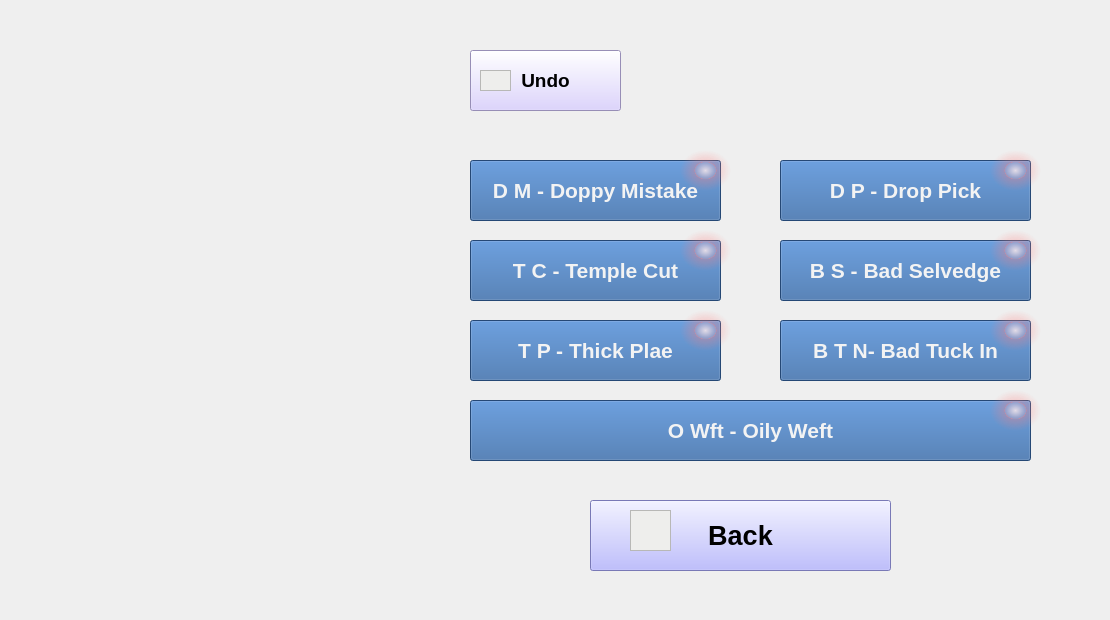
  <widget class="QWidget" name="MachineFault_3">
   <widget class="QLabel" name="Ma3Label">
    <property name="geometry">
     <rect>
      <x>0</x>
      <y>0</y>
      <width>1101</width>
      <height>611</height>
     </rect>
    </property>
    <property name="styleSheet">
     <string notr="true">border-image: url(:/newPrefix/Capture 9.JPG);</string>
    </property>
    <property name="text">
     <string>&lt;html&gt;&lt;head/&gt;&lt;body&gt;&lt;p&gt;&lt;br/&gt;&lt;/p&gt;&lt;p&gt;&lt;br/&gt;&lt;/p&gt;&lt;/body&gt;&lt;/html&gt;</string>
    </property>
   </widget>
   <widget class="QPushButton" name="DPButton">
    <property name="geometry">
     <rect>
      <x>780</x>
      <y>160</y>
      <width>251</width>
      <height>61</height>
     </rect>
    </property>
    <property name="minimumSize">
     <size>
      <width>0</width>
      <height>0</height>
     </size>
    </property>
    <property name="sizeIncrement">
     <size>
      <width>0</width>
      <height>0</height>
     </size>
    </property>
    <property name="baseSize">
     <size>
      <width>0</width>
      <height>0</height>
     </size>
    </property>
    <property name="font">
     <font>
      <family>Arial</family>
      <pointsize>16</pointsize>
      <weight>75</weight>
      <bold>true</bold>
     </font>
    </property>
    <property name="styleSheet">
     <string notr="true">background-color: rgb(52, 101, 164);
color: rgb(243, 243, 243);</string>
    </property>
    <property name="text">
     <string>D P - Drop Pick</string>
    </property>
    <property name="iconSize">
     <size>
      <width>30</width>
      <height>30</height>
     </size>
    </property>
   </widget>
   <widget class="QPushButton" name="DMButton">
    <property name="geometry">
     <rect>
      <x>470</x>
      <y>160</y>
      <width>251</width>
      <height>61</height>
     </rect>
    </property>
    <property name="minimumSize">
     <size>
      <width>0</width>
      <height>0</height>
     </size>
    </property>
    <property name="sizeIncrement">
     <size>
      <width>0</width>
      <height>0</height>
     </size>
    </property>
    <property name="baseSize">
     <size>
      <width>0</width>
      <height>0</height>
     </size>
    </property>
    <property name="font">
     <font>
      <family>Arial</family>
      <pointsize>16</pointsize>
      <weight>75</weight>
      <bold>true</bold>
     </font>
    </property>
    <property name="styleSheet">
     <string notr="true">background-color: rgb(52, 101, 164);
color: rgb(243, 243, 243);</string>
    </property>
    <property name="text">
     <string>D M - Doppy Mistake</string>
    </property>
    <property name="iconSize">
     <size>
      <width>30</width>
      <height>30</height>
     </size>
    </property>
   </widget>
   <widget class="QLabel" name="BTNButton_value">
    <property name="geometry">
     <rect>
      <x>990</x>
      <y>310</y>
      <width>51</width>
      <height>41</height>
     </rect>
    </property>
    <property name="font">
     <font>
      <family>Arial</family>
      <pointsize>16</pointsize>
      <weight>75</weight>
      <bold>true</bold>
     </font>
    </property>
    <property name="styleSheet">
     <string notr="true">background-color: qradialgradient(spread:pad, cx:0.5, cy:0.5, radius:0.5, fx:0.5, fy:0.5, stop:0 rgba(255, 235, 235, 206), stop:0.35 rgba(255, 188, 188, 80), stop:0.4 rgba(255, 162, 162, 80), stop:0.425 rgba(255, 132, 132, 156), stop:0.44 rgba(252, 128, 128, 80), stop:1 rgba(255, 255, 255, 0));</string>
    </property>
    <property name="text">
     <string>&lt;html&gt;&lt;head/&gt;&lt;body&gt;&lt;p align=&quot;center&quot;&gt;&lt;br/&gt;&lt;/p&gt;&lt;/body&gt;&lt;/html&gt;</string>
    </property>
   </widget>
   <widget class="QLabel" name="BSButton_value">
    <property name="geometry">
     <rect>
      <x>990</x>
      <y>230</y>
      <width>51</width>
      <height>41</height>
     </rect>
    </property>
    <property name="font">
     <font>
      <family>Arial</family>
      <pointsize>16</pointsize>
      <weight>75</weight>
      <bold>true</bold>
     </font>
    </property>
    <property name="styleSheet">
     <string notr="true">background-color: qradialgradient(spread:pad, cx:0.5, cy:0.5, radius:0.5, fx:0.5, fy:0.5, stop:0 rgba(255, 235, 235, 206), stop:0.35 rgba(255, 188, 188, 80), stop:0.4 rgba(255, 162, 162, 80), stop:0.425 rgba(255, 132, 132, 156), stop:0.44 rgba(252, 128, 128, 80), stop:1 rgba(255, 255, 255, 0));</string>
    </property>
    <property name="text">
     <string>&lt;html&gt;&lt;head/&gt;&lt;body&gt;&lt;p align=&quot;center&quot;&gt;&lt;br/&gt;&lt;/p&gt;&lt;/body&gt;&lt;/html&gt;</string>
    </property>
   </widget>
   <widget class="QLabel" name="TPButton_value">
    <property name="geometry">
     <rect>
      <x>680</x>
      <y>310</y>
      <width>51</width>
      <height>41</height>
     </rect>
    </property>
    <property name="font">
     <font>
      <family>Arial</family>
      <pointsize>16</pointsize>
      <weight>75</weight>
      <bold>true</bold>
     </font>
    </property>
    <property name="styleSheet">
     <string notr="true">background-color: qradialgradient(spread:pad, cx:0.5, cy:0.5, radius:0.5, fx:0.5, fy:0.5, stop:0 rgba(255, 235, 235, 206), stop:0.35 rgba(255, 188, 188, 80), stop:0.4 rgba(255, 162, 162, 80), stop:0.425 rgba(255, 132, 132, 156), stop:0.44 rgba(252, 128, 128, 80), stop:1 rgba(255, 255, 255, 0));</string>
    </property>
    <property name="text">
     <string>&lt;html&gt;&lt;head/&gt;&lt;body&gt;&lt;p align=&quot;center&quot;&gt;&lt;br/&gt;&lt;/p&gt;&lt;/body&gt;&lt;/html&gt;</string>
    </property>
   </widget>
   <widget class="QLabel" name="DMButton_value">
    <property name="geometry">
     <rect>
      <x>680</x>
      <y>150</y>
      <width>51</width>
      <height>41</height>
     </rect>
    </property>
    <property name="font">
     <font>
      <family>Arial</family>
      <pointsize>16</pointsize>
      <weight>75</weight>
      <bold>true</bold>
     </font>
    </property>
    <property name="styleSheet">
     <string notr="true">background-color: qradialgradient(spread:pad, cx:0.5, cy:0.5, radius:0.5, fx:0.5, fy:0.5, stop:0 rgba(255, 235, 235, 206), stop:0.35 rgba(255, 188, 188, 80), stop:0.4 rgba(255, 162, 162, 80), stop:0.425 rgba(255, 132, 132, 156), stop:0.44 rgba(252, 128, 128, 80), stop:1 rgba(255, 255, 255, 0));</string>
    </property>
    <property name="text">
     <string>&lt;html&gt;&lt;head/&gt;&lt;body&gt;&lt;p align=&quot;center&quot;&gt;&lt;br/&gt;&lt;/p&gt;&lt;/body&gt;&lt;/html&gt;</string>
    </property>
   </widget>
   <widget class="QPushButton" name="BTNButton">
    <property name="geometry">
     <rect>
      <x>780</x>
      <y>320</y>
      <width>251</width>
      <height>61</height>
     </rect>
    </property>
    <property name="minimumSize">
     <size>
      <width>0</width>
      <height>0</height>
     </size>
    </property>
    <property name="sizeIncrement">
     <size>
      <width>0</width>
      <height>0</height>
     </size>
    </property>
    <property name="baseSize">
     <size>
      <width>0</width>
      <height>0</height>
     </size>
    </property>
    <property name="font">
     <font>
      <family>Arial</family>
      <pointsize>16</pointsize>
      <weight>75</weight>
      <bold>true</bold>
     </font>
    </property>
    <property name="styleSheet">
     <string notr="true">background-color: rgb(52, 101, 164);
color: rgb(243, 243, 243);</string>
    </property>
    <property name="text">
     <string>B T N- Bad Tuck In</string>
    </property>
    <property name="iconSize">
     <size>
      <width>30</width>
      <height>30</height>
     </size>
    </property>
   </widget>
   <widget class="QPushButton" name="OWftButton">
    <property name="geometry">
     <rect>
      <x>470</x>
      <y>400</y>
      <width>561</width>
      <height>61</height>
     </rect>
    </property>
    <property name="minimumSize">
     <size>
      <width>0</width>
      <height>0</height>
     </size>
    </property>
    <property name="sizeIncrement">
     <size>
      <width>0</width>
      <height>0</height>
     </size>
    </property>
    <property name="baseSize">
     <size>
      <width>0</width>
      <height>0</height>
     </size>
    </property>
    <property name="font">
     <font>
      <family>Arial</family>
      <pointsize>16</pointsize>
      <weight>75</weight>
      <bold>true</bold>
     </font>
    </property>
    <property name="styleSheet">
     <string notr="true">background-color: rgb(52, 101, 164);
color: rgb(243, 243, 243);</string>
    </property>
    <property name="text">
     <string>O Wft - Oily Weft</string>
    </property>
    <property name="iconSize">
     <size>
      <width>30</width>
      <height>30</height>
     </size>
    </property>
   </widget>
   <widget class="QLabel" name="OWftButton_value">
    <property name="geometry">
     <rect>
      <x>990</x>
      <y>390</y>
      <width>51</width>
      <height>41</height>
     </rect>
    </property>
    <property name="font">
     <font>
      <family>Arial</family>
      <pointsize>16</pointsize>
      <weight>75</weight>
      <bold>true</bold>
     </font>
    </property>
    <property name="styleSheet">
     <string notr="true">background-color: qradialgradient(spread:pad, cx:0.5, cy:0.5, radius:0.5, fx:0.5, fy:0.5, stop:0 rgba(255, 235, 235, 206), stop:0.35 rgba(255, 188, 188, 80), stop:0.4 rgba(255, 162, 162, 80), stop:0.425 rgba(255, 132, 132, 156), stop:0.44 rgba(252, 128, 128, 80), stop:1 rgba(255, 255, 255, 0));</string>
    </property>
    <property name="text">
     <string>&lt;html&gt;&lt;head/&gt;&lt;body&gt;&lt;p align=&quot;center&quot;&gt;&lt;br/&gt;&lt;/p&gt;&lt;/body&gt;&lt;/html&gt;</string>
    </property>
   </widget>
   <widget class="QPushButton" name="backButtonMa_3">
    <property name="geometry">
     <rect>
      <x>590</x>
      <y>500</y>
      <width>301</width>
      <height>71</height>
     </rect>
    </property>
    <property name="font">
     <font>
      <family>Arial</family>
      <pointsize>20</pointsize>
      <weight>75</weight>
      <bold>true</bold>
     </font>
    </property>
    <property name="styleSheet">
     <string notr="true">background-color: rgb(170, 170, 255);</string>
    </property>
    <property name="text">
     <string>Back</string>
    </property>
   </widget>
   <widget class="QPushButton" name="Undo_Machine_3">
    <property name="geometry">
     <rect>
      <x>470</x>
      <y>50</y>
      <width>151</width>
      <height>61</height>
     </rect>
    </property>
    <property name="font">
     <font>
      <family>Arial</family>
      <pointsize>14</pointsize>
      <weight>75</weight>
      <bold>true</bold>
     </font>
    </property>
    <property name="styleSheet">
     <string notr="true">background-color: rgb(212, 199, 255);</string>
    </property>
    <property name="text">
     <string>Undo</string>
    </property>
   </widget>
   <widget class="QPushButton" name="BSButton">
    <property name="geometry">
     <rect>
      <x>780</x>
      <y>240</y>
      <width>251</width>
      <height>61</height>
     </rect>
    </property>
    <property name="minimumSize">
     <size>
      <width>0</width>
      <height>0</height>
     </size>
    </property>
    <property name="sizeIncrement">
     <size>
      <width>0</width>
      <height>0</height>
     </size>
    </property>
    <property name="baseSize">
     <size>
      <width>0</width>
      <height>0</height>
     </size>
    </property>
    <property name="font">
     <font>
      <family>Arial</family>
      <pointsize>16</pointsize>
      <weight>75</weight>
      <bold>true</bold>
     </font>
    </property>
    <property name="styleSheet">
     <string notr="true">background-color: rgb(52, 101, 164);
color: rgb(243, 243, 243);</string>
    </property>
    <property name="text">
     <string>B S - Bad Selvedge</string>
    </property>
    <property name="iconSize">
     <size>
      <width>30</width>
      <height>30</height>
     </size>
    </property>
   </widget>
   <widget class="QLabel" name="DPButton_value">
    <property name="geometry">
     <rect>
      <x>990</x>
      <y>150</y>
      <width>51</width>
      <height>41</height>
     </rect>
    </property>
    <property name="font">
     <font>
      <family>Arial</family>
      <pointsize>16</pointsize>
      <weight>75</weight>
      <bold>true</bold>
     </font>
    </property>
    <property name="styleSheet">
     <string notr="true">background-color: qradialgradient(spread:pad, cx:0.5, cy:0.5, radius:0.5, fx:0.5, fy:0.5, stop:0 rgba(255, 235, 235, 206), stop:0.35 rgba(255, 188, 188, 80), stop:0.4 rgba(255, 162, 162, 80), stop:0.425 rgba(255, 132, 132, 156), stop:0.44 rgba(252, 128, 128, 80), stop:1 rgba(255, 255, 255, 0));</string>
    </property>
    <property name="text">
     <string>&lt;html&gt;&lt;head/&gt;&lt;body&gt;&lt;p align=&quot;center&quot;&gt;&lt;br/&gt;&lt;/p&gt;&lt;/body&gt;&lt;/html&gt;</string>
    </property>
   </widget>
   <widget class="QLabel" name="TCButton_value">
    <property name="geometry">
     <rect>
      <x>680</x>
      <y>230</y>
      <width>51</width>
      <height>41</height>
     </rect>
    </property>
    <property name="font">
     <font>
      <family>Arial</family>
      <pointsize>16</pointsize>
      <weight>75</weight>
      <bold>true</bold>
     </font>
    </property>
    <property name="styleSheet">
     <string notr="true">background-color: qradialgradient(spread:pad, cx:0.5, cy:0.5, radius:0.5, fx:0.5, fy:0.5, stop:0 rgba(255, 235, 235, 206), stop:0.35 rgba(255, 188, 188, 80), stop:0.4 rgba(255, 162, 162, 80), stop:0.425 rgba(255, 132, 132, 156), stop:0.44 rgba(252, 128, 128, 80), stop:1 rgba(255, 255, 255, 0));</string>
    </property>
    <property name="text">
     <string>&lt;html&gt;&lt;head/&gt;&lt;body&gt;&lt;p align=&quot;center&quot;&gt;&lt;br/&gt;&lt;/p&gt;&lt;/body&gt;&lt;/html&gt;</string>
    </property>
   </widget>
   <widget class="QPushButton" name="TCButton">
    <property name="geometry">
     <rect>
      <x>470</x>
      <y>240</y>
      <width>251</width>
      <height>61</height>
     </rect>
    </property>
    <property name="minimumSize">
     <size>
      <width>0</width>
      <height>0</height>
     </size>
    </property>
    <property name="sizeIncrement">
     <size>
      <width>0</width>
      <height>0</height>
     </size>
    </property>
    <property name="baseSize">
     <size>
      <width>0</width>
      <height>0</height>
     </size>
    </property>
    <property name="font">
     <font>
      <family>Arial</family>
      <pointsize>16</pointsize>
      <weight>75</weight>
      <bold>true</bold>
     </font>
    </property>
    <property name="styleSheet">
     <string notr="true">background-color: rgb(52, 101, 164);
color: rgb(243, 243, 243);</string>
    </property>
    <property name="text">
     <string>T C - Temple Cut</string>
    </property>
    <property name="iconSize">
     <size>
      <width>30</width>
      <height>30</height>
     </size>
    </property>
   </widget>
   <widget class="QPushButton" name="TPButton">
    <property name="geometry">
     <rect>
      <x>470</x>
      <y>320</y>
      <width>251</width>
      <height>61</height>
     </rect>
    </property>
    <property name="minimumSize">
     <size>
      <width>0</width>
      <height>0</height>
     </size>
    </property>
    <property name="sizeIncrement">
     <size>
      <width>0</width>
      <height>0</height>
     </size>
    </property>
    <property name="baseSize">
     <size>
      <width>0</width>
      <height>0</height>
     </size>
    </property>
    <property name="font">
     <font>
      <family>Arial</family>
      <pointsize>16</pointsize>
      <weight>75</weight>
      <bold>true</bold>
     </font>
    </property>
    <property name="styleSheet">
     <string notr="true">background-color: rgb(52, 101, 164);
color: rgb(243, 243, 243);</string>
    </property>
    <property name="text">
     <string>T P - Thick Plae</string>
    </property>
    <property name="iconSize">
     <size>
      <width>30</width>
      <height>30</height>
     </size>
    </property>
   </widget>
   <widget class="QFrame" name="UndoMac3Frame">
    <property name="geometry">
     <rect>
      <x>480</x>
      <y>70</y>
      <width>31</width>
      <height>21</height>
     </rect>
    </property>
    <property name="styleSheet">
     <string notr="true">border-image: url(:/newPrefix/Undo-icon.png);
background-color: rgb(238, 238, 236);


</string>
    </property>
    <property name="frameShape">
     <enum>QFrame::StyledPanel</enum>
    </property>
    <property name="frameShadow">
     <enum>QFrame::Raised</enum>
    </property>
   </widget>
   <widget class="QFrame" name="SavMa3frame">
    <property name="geometry">
     <rect>
      <x>630</x>
      <y>510</y>
      <width>41</width>
      <height>41</height>
     </rect>
    </property>
    <property name="styleSheet">
     <string notr="true">border-image: url(:/newPrefix/Save-icon.png);
background-color: rgb(238, 238, 236);


</string>
    </property>
    <property name="frameShape">
     <enum>QFrame::StyledPanel</enum>
    </property>
    <property name="frameShadow">
     <enum>QFrame::Raised</enum>
    </property>
   </widget>
   <zorder>Ma3Label</zorder>
   <zorder>DPButton</zorder>
   <zorder>DMButton</zorder>
   <zorder>DMButton_value</zorder>
   <zorder>BTNButton</zorder>
   <zorder>OWftButton</zorder>
   <zorder>OWftButton_value</zorder>
   <zorder>backButtonMa_3</zorder>
   <zorder>Undo_Machine_3</zorder>
   <zorder>BSButton</zorder>
   <zorder>DPButton_value</zorder>
   <zorder>TCButton</zorder>
   <zorder>TPButton</zorder>
   <zorder>TCButton_value</zorder>
   <zorder>BSButton_value</zorder>
   <zorder>BTNButton_value</zorder>
   <zorder>TPButton_value</zorder>
   <zorder>UndoMac3Frame</zorder>
   <zorder>SavMa3frame</zorder>
  </widget>
